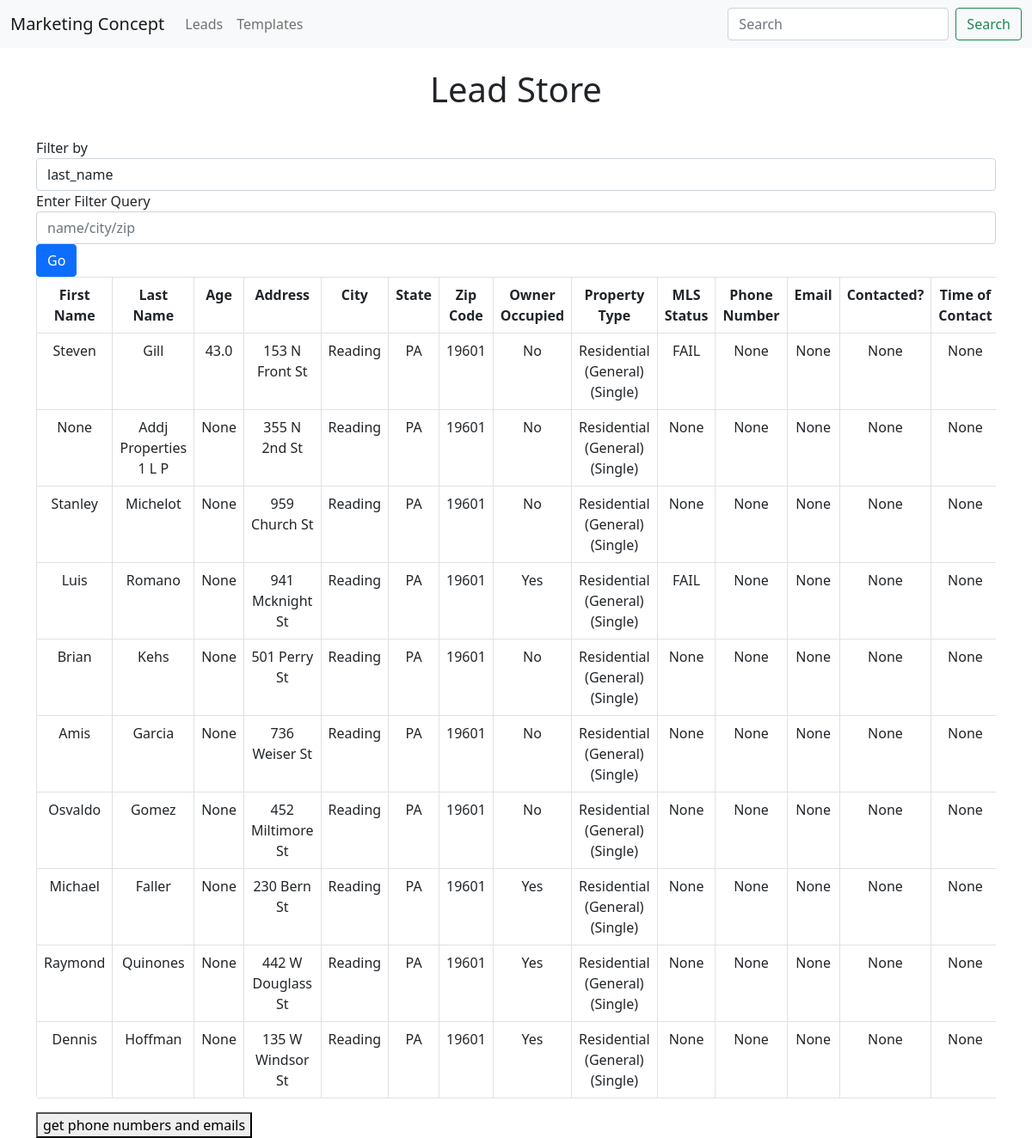
Before: /leads with the older database file.
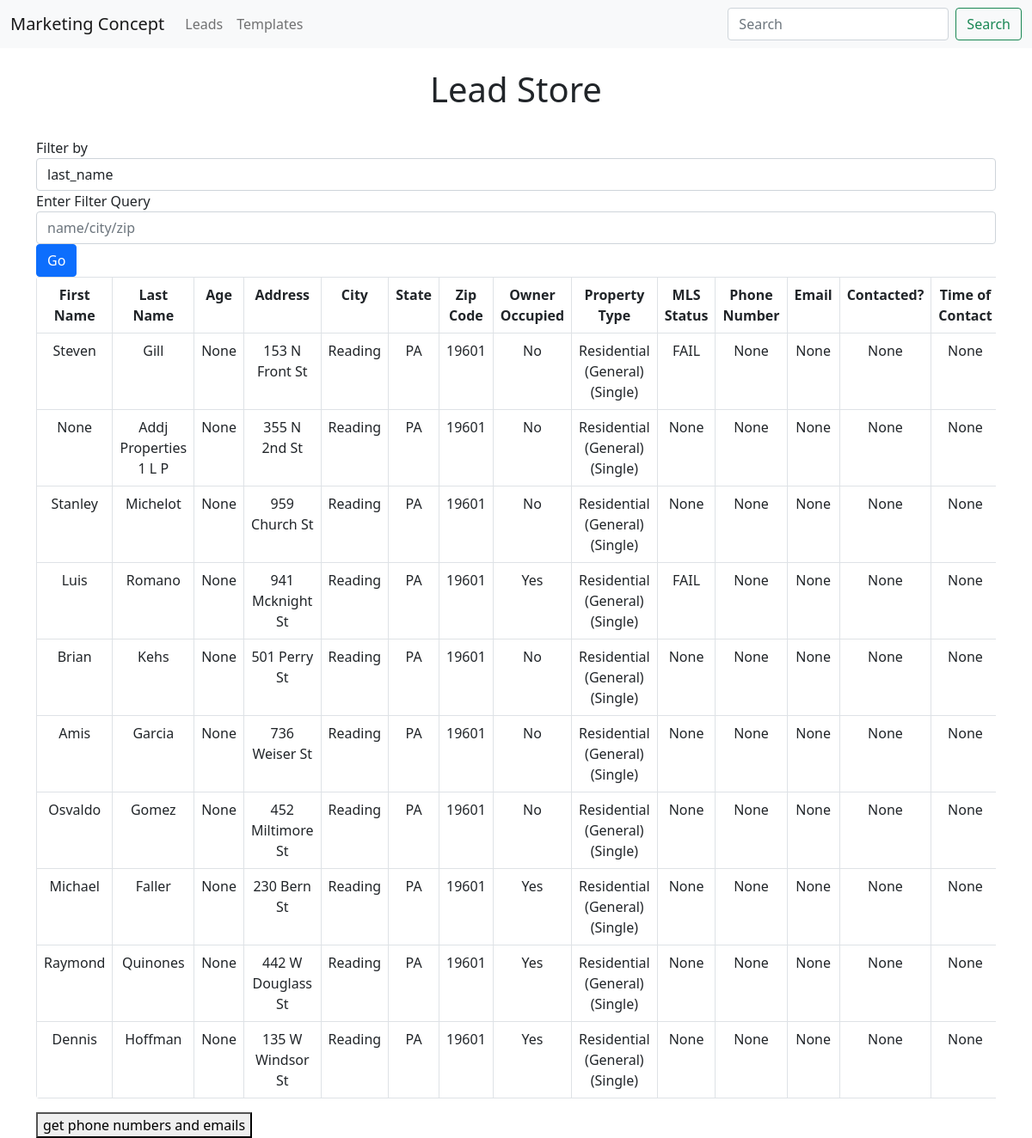
After: the same page with the newer database file.
### app.py (models this page shows, shortened)
class Lead(db.Model):
    id = db.Column(db.Integer, primary_key=True)
    first_name = db.Column(db.String(200), nullable=False)
    last_name = db.Column(db.String(200), nullable=False)
    age = db.Column(db.Integer, default=0) #just added
    address = db.Column(db.String(200), nullable=False)
    city = db.Column(db.String(200), nullable=False)
    state = db.Column(db.String(200), nullable=False)
    zip_code = db.Column(db.String(200), nullable=False)
    owner_occupied = db.Column(db.String, nullable=False)
    property_type = db.Column(db.String, nullable=False)
    mls_status = db.Column(db.String, nullable=False)
    phone_number = db.Column(db.String(200), nullable=False)
    email = db.Column(db.String(200), nullable=False)
    contacted = db.Column(db.Integer, default=0)
    contact_time = db.Column(db.DateTime)
    template_sent = db.Column(db.String(200), nullable=False)
    response = db.Column(db.String(200), nullable=False)
    motivation_level = db.Column(db.String(200), nullable=False)
    mobile_phones = db.relationship('Phone_Number', backref='lead')
    emails = db.relationship('Email', backref='lead')

### app.py (the view)
@app.route('/leads', methods=['POST', 'GET'])
def leads():
    if request.method == 'POST':
        selected = request.form.getlist('select')
        print(selected)
    try:
        con = sqlite3.connect('test.db')
        cur = con.cursor()
        cur.execute("SELECT * FROM lead limit 10;")
        data = cur.fetchall()
        mobile_phone = cur.execute("select mobile_phone from phone__number inner join lead on lead.'index' = phone__number.lead_id;").fetchall()
        con.close()
        return render_template('leads.html', data=data, mobile_phone=mobile_phone)
    except:
        return 'There was an issue retrieving your leads.'

### templates/leads.html (shortened to what this page needs)
{% extends 'base.html' %}
{% block body %}
<br><h1 style="text-align:center">Lead Store</h1><br>
<form class="form-inline" method="POST" action="{{ url_for('updated_filter') }}">
    <div class="form-group">
        <label for="exampleFormControlInput1">Filter by </label>
        <div class="input-group">
                <select name="comp_select" class="selectpicker form-control">
                    <option>last_name</option>
                </select>
        </div>
        <div class="form-group">
            <label for="exampleFormControlInput1">Enter Filter Query</label>
            <input name="info" class="form-control" id="exampleFormControlInput1" placeholder="name/city/zip">
        </div>
        <button type="submit" class="btn btn-primary">Go</button>
    </div>
</form>
<div class="table-responsive">
    <form action="" method='POST'>
        <table class="table table-bordered" style="border-radius: 4px; overflow: hidden;">
            <tr>
                <th>First Name</th>
                <th>Last Name</th>
                <th>Age</th>
                <th>Address</th>
                <th>City</th>
                <th>State</th>
                <th>Zip Code</th>
                <th>Owner Occupied</th>
                <th>Property Type</th>
                <th>MLS Status</th>
                <th>Phone Number</th>
                <th>Email</th>
                <th>Contacted?</th>
                <th>Time of Contact</th>
            </tr>
            {%  for item in data %}
            <tr>
                <td>{{item[1]}}</td>
                <td>{{item[2]}}</td>
                <td>{{item[3]}}</td>
                <td>{{item[4]}}</td>
                <td>{{item[5]}}</td>
                <td>{{item[6]}}</td>
                <td>{{item[7]}}</td>
                <td>{{item[8]}}</td>
                <td>{{item[9]}}</td>
                <td>{{item[10]}}</td>
                <td>{{item[11]}}</td>
                <td>{{item[12]}}</td>
                <td>{{item[13]}}</td>
                <td>{{item[14]}}</td>
            </tr>
            {% endfor %}
        </table>
        <button type='submit'>get phone numbers and emails</button>
    </form>
</div>
{% endblock %}

### templates/base.html (shortened to what this page needs)
<!DOCTYPE html>
<html lang="en">
<head>
    <link rel="stylesheet" href="{{ url_for('static', filename='css/main.css')}}">
    <link href="https://cdn.jsdelivr.net/npm/bootstrap@5.0.2/dist/css/bootstrap.min.css" rel="stylesheet">
</head>
<body>
    {% include 'navbar.html' %}
    <div class="container">
        {% block body %}{%  endblock %}
    </div>
</body>
</html>

### templates/navbar.html (shortened to what this page needs)
<nav class="navbar navbar-expand-lg navbar-light bg-light">
    <div class="container-fluid">
      <a class="navbar-brand" href="{{ url_for('index') }}">Marketing Concept</a>
      <div class="collapse navbar-collapse" id="navbarSupportedContent">
        <ul class="navbar-nav me-auto mb-2 mb-lg-0">
          <li class="nav-item">
            <a class="nav-link" href="{{ url_for('leads') }}">Leads</a>
          </li>
          <li class="nav-item">
            <a class="nav-link" href="{{ url_for('templates') }}">Templates</a>
          </li>
        </ul>
        <form class="d-flex">
          <input class="form-control me-2" type="search" placeholder="Search" aria-label="Search">
          <button class="btn btn-outline-success" type="submit">Search</button>
        </form>
      </div>
    </div>
  </nav>

### static/css/main.css (style rules this page uses)
table, th, td { text-align: center; }

Changed rows visible on the page:
changed Lead "Steven": age "43.0" → "None"
